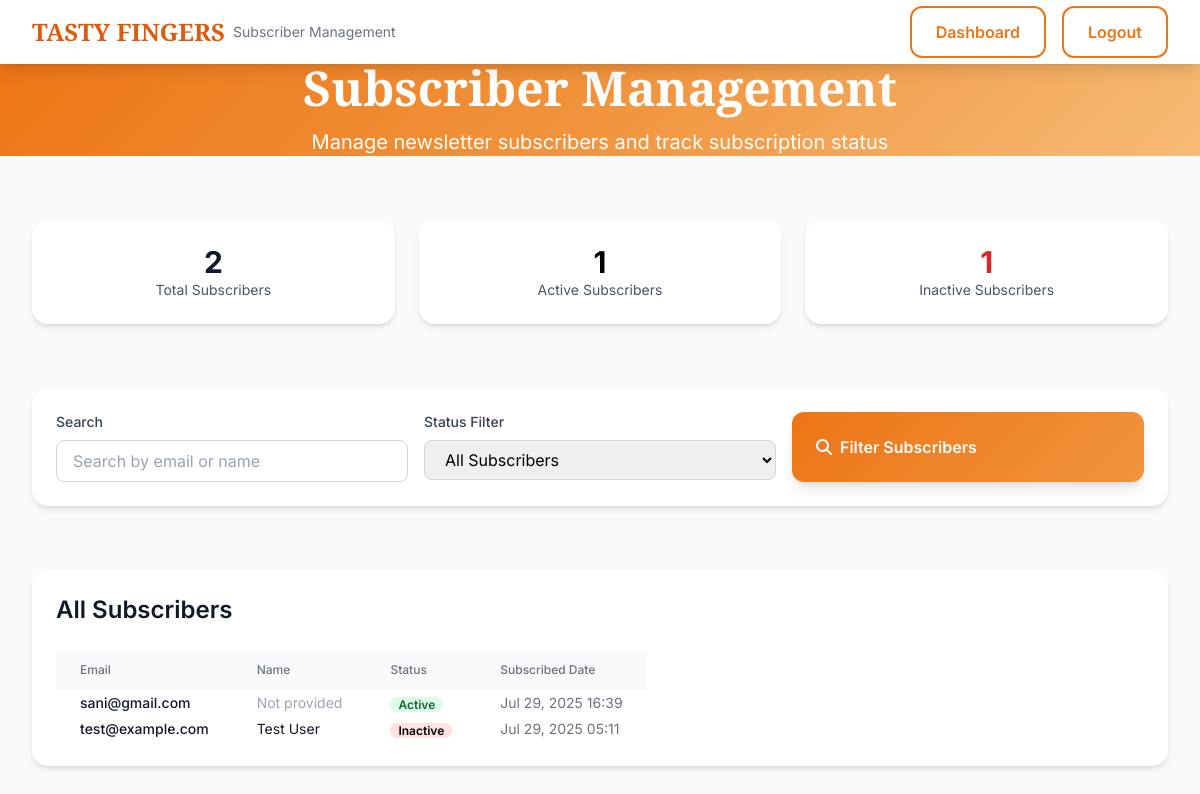
Before: /accounts/subscriber-management/ (signed in) with the older database file.
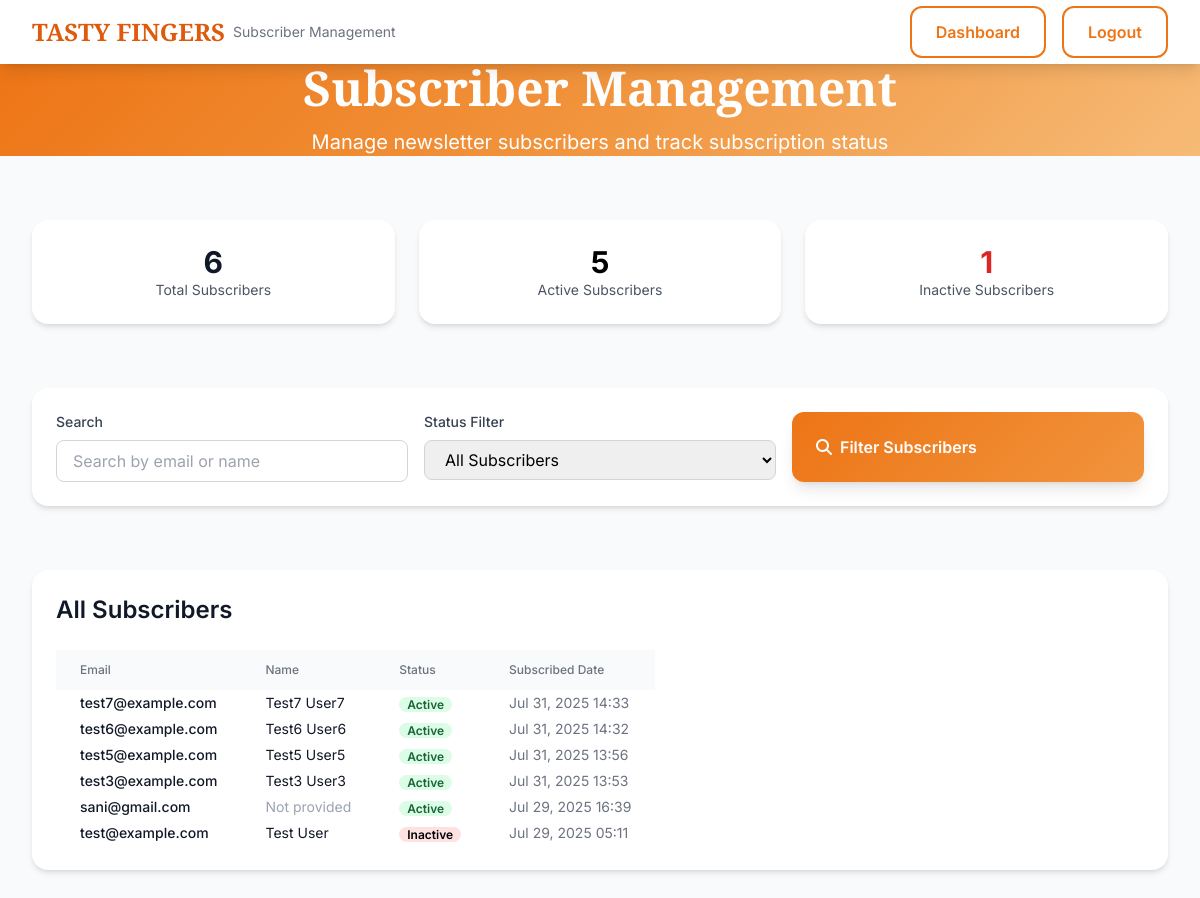
After: the same page with the newer database file.
### api/models.py (models this page shows, shortened)
class NewsletterSubscriber(models.Model):
    email = models.EmailField(unique=True)
    first_name = models.CharField(max_length=100, blank=True)
    last_name = models.CharField(max_length=100, blank=True)
    is_active = models.BooleanField(default=True)
    subscribed_at = models.DateTimeField(auto_now_add=True)
    unsubscribed_at = models.DateTimeField(null=True, blank=True)
    class Meta:
        ordering = ['-subscribed_at']

### accounts/views.py (the view)
# urls.py: path('subscriber-management/', subscriber_management, name='subscriber_management'),
@login_required(login_url='login')
def subscriber_management(request):
    try:
        profile = request.user.profile
    except Exception:
        logout(request)
        return redirect('login')
    if profile.role not in ['owner', 'staff']:
        return redirect('dashboard')
    from api.models import NewsletterSubscriber
    status_filter = request.GET.get('status', '')
    search_query = request.GET.get('search', '')
    subscribers = NewsletterSubscriber.objects.all().order_by('-subscribed_at')
    if status_filter == 'active':
        subscribers = subscribers.filter(is_active=True)
    elif status_filter == 'inactive':
        subscribers = subscribers.filter(is_active=False)
    if search_query:
        subscribers = subscribers.filter(
            Q(email__icontains=search_query) |
            Q(first_name__icontains=search_query) |
            Q(last_name__icontains=search_query)
        )
    paginator = Paginator(subscribers, 20)
    page_number = request.GET.get('page')
    page_obj = paginator.get_page(page_number)
    total_subscribers = NewsletterSubscriber.objects.count()
    active_subscribers = NewsletterSubscriber.objects.filter(is_active=True).count()
    inactive_subscribers = NewsletterSubscriber.objects.filter(is_active=False).count()
    context = {
        'page_obj': page_obj,
        'total_subscribers': total_subscribers,
        'active_subscribers': active_subscribers,
        'inactive_subscribers': inactive_subscribers,
        'status_filter': status_filter,
        'search_query': search_query,
        'is_owner': profile.role == 'owner',
    }
    return render(request, 'accounts/subscriber_management.html', context)

### accounts/templates/accounts/subscriber_management.html (shortened to what this page needs)
{% load static %}
<!DOCTYPE html>
<html lang="en">
<head>
    <link href="{% static 'output.css' %}" rel="stylesheet">
    <link rel="stylesheet" href="https://cdnjs.cloudflare.com/ajax/libs/font-awesome/6.4.0/css/all.min.css">
</head>
<body class="bg-gray-50 font-sans">
    <nav class="bg-white shadow-lg sticky top-0 z-50">
        <div class="max-w-7xl mx-auto px-4 sm:px-6 lg:px-8">
            <div class="flex justify-between items-center h-16">
                <div class="flex items-center">
                    <h1 class="text-2xl font-display font-bold text-primary-600">TASTY FINGERS</h1>
                    <span class="text-sm text-gray-500 ml-2">Subscriber Management</span>
                </div>
                <div class="flex items-center space-x-4">
                    <a href="{% url 'dashboard' %}" class="btn-outline">Dashboard</a>
                    <a href="{% url 'logout' %}" class="btn-outline">Logout</a>
                </div>
            </div>
        </div>
    </nav>
    <div class="min-h-screen bg-gray-50">
        <section class="hero-gradient py-16">
            <div class="max-w-7xl mx-auto px-4 sm:px-6 lg:px-8">
                <div class="text-center">
                    <h1 class="text-4xl md:text-5xl font-display font-bold text-white mb-4">
                        Subscriber <span class="text-primary-200">Management</span>
                    </h1>
                    <p class="text-xl text-white mb-8 max-w-3xl mx-auto">
                        Manage newsletter subscribers and track subscription status
                    </p>
                </div>
            </div>
        </section>
        <section class="py-8">
            <div class="max-w-7xl mx-auto px-4 sm:px-6 lg:px-8">
                <div class="grid grid-cols-1 md:grid-cols-3 gap-6">
                    <div class="card p-6 text-center">
                        <div class="text-3xl font-bold text-gray-900">{{ total_subscribers }}</div>
                        <div class="text-sm text-gray-600">Total Subscribers</div>
                    </div>
                    <div class="card p-6 text-center">
                        <div class="text-3xl font-bold text-green-600">{{ active_subscribers }}</div>
                        <div class="text-sm text-gray-600">Active Subscribers</div>
                    </div>
                    <div class="card p-6 text-center">
                        <div class="text-3xl font-bold text-red-600">{{ inactive_subscribers }}</div>
                        <div class="text-sm text-gray-600">Inactive Subscribers</div>
                    </div>
                </div>
            </div>
        </section>
        <section class="py-8">
            <div class="max-w-7xl mx-auto px-4 sm:px-6 lg:px-8">
                <div class="card p-6">
                    <form method="GET" class="grid grid-cols-1 md:grid-cols-3 gap-4">
                        <div>
                            <label class="block text-sm font-medium text-gray-700 mb-2">Search</label>
                            <input type="text" name="search" value="{{ search_query }}" placeholder="Search by email or name"
                                   class="w-full px-4 py-2 border border-gray-300 rounded-lg focus:ring-2 focus:ring-primary-500 focus:border-transparent">
                        </div>
                        <div>
                            <label class="block text-sm font-medium text-gray-700 mb-2">Status Filter</label>
                            <select name="status" class="w-full px-4 py-2 border border-gray-300 rounded-lg focus:ring-2 focus:ring-primary-500 focus:border-transparent">
                                <option value="">All Subscribers</option>
                            </select>
                        </div>
                        <div class="flex items-end">
                            <button type="submit" class="btn-primary w-full">
                                <i class="fas fa-search"></i>
                                Filter Subscribers
                            </button>
                        </div>
                    </form>
                </div>
            </div>
        </section>
        <section class="py-8">
            <div class="max-w-7xl mx-auto px-4 sm:px-6 lg:px-8">
                <div class="card p-6">
                    <h2 class="text-2xl font-semibold text-gray-900 mb-6">All Subscribers</h2>
                    {% if page_obj %}
                        <div class="overflow-x-auto">
                            <table class="min-w-full divide-y divide-gray-200">
                                <thead class="bg-gray-50">
                                    <tr>
                                        <th class="px-6 py-3 text-left text-xs font-medium text-gray-500 uppercase tracking-wider">Email</th>
                                        <th class="px-6 py-3 text-left text-xs font-medium text-gray-500 uppercase tracking-wider">Name</th>
                                        <th class="px-6 py-3 text-left text-xs font-medium text-gray-500 uppercase tracking-wider">Status</th>
                                        <th class="px-6 py-3 text-left text-xs font-medium text-gray-500 uppercase tracking-wider">Subscribed Date</th>
                                    </tr>
                                </thead>
                                <tbody class="bg-white divide-y divide-gray-200">
                                    {% for subscriber in page_obj %}
                                    <tr class="hover:bg-gray-50">
                                        <td class="px-6 py-4 whitespace-nowrap text-sm font-medium text-gray-900">{{ subscriber.email }}</td>
                                        <td class="px-6 py-4 whitespace-nowrap text-sm text-gray-900">
                                            {% if subscriber.first_name or subscriber.last_name %}
                                                {{ subscriber.first_name }} {{ subscriber.last_name }}
                                            {% else %}
                                                <span class="text-gray-400">Not provided</span>
                                            {% endif %}
                                        </td>
                                        <td class="px-6 py-4 whitespace-nowrap">
                                            <span class="px-2 inline-flex text-xs leading-5 font-semibold rounded-full
                                                {% if subscriber.is_active %}bg-green-100 text-green-800{% else %}bg-red-100 text-red-800{% endif %}">
                                                {% if subscriber.is_active %}Active{% else %}Inactive{% endif %}
                                            </span>
                                        </td>
                                        <td class="px-6 py-4 whitespace-nowrap text-sm text-gray-500">{{ subscriber.subscribed_at|date:"M d, Y H:i" }}</td>
                                    </tr>
                                    {% endfor %}
                                </tbody>
                            </table>
                        </div>
                    {% else %}
                        <div class="text-center py-12">
                            <i class="fas fa-users text-4xl text-gray-300 mb-4"></i>
                            <h3 class="text-xl font-semibold text-gray-900 mb-2">No Subscribers Found</h3>
                            <p class="text-gray-600">No subscribers match your current filters.</p>
                        </div>
                    {% endif %}
                </div>
            </div>
        </section>
    </div>
</body>
</html>

### accounts/templates/accounts/subscriber_management.html (style rules this page uses)
.hero-gradient { background: linear-gradient(135deg, #ed7516 0%, #f1943d 50%, #f6bb77 100%); }
.card { background: white; border-radius: 16px; box-shadow: 0 4px 6px -1px rgba(0, 0, 0, 0.1), 0 2px 4px -1px rgba(0, 0, 0, 0.06); transition: all 0.3s ease; }
.btn-primary { background: linear-gradient(135deg, #ed7516 0%, #f1943d 100%); color: white; padding: 12px 24px; border-radius: 12px; font-weight: 600; transition: all 0.3s ease; border: none; cursor: pointer; display: inline-flex; align-items: center; gap: 8px; }
.btn-outline { background: transparent; color: #ed7516; padding: 12px 24px; border-radius: 12px; font-weight: 600; transition: all 0.3s ease; border: 2px solid #ed7516; cursor: pointer; display: inline-flex; align-items: center; gap: 8px; }

Changed rows visible on the page:
added NewsletterSubscriber: email "test7@example.com", first_name "Test7", last_name "User7", is_active "Active", subscribed_at "Jul 31, 2025 14:33"
added NewsletterSubscriber: email "test6@example.com", first_name "Test6", last_name "User6", is_active "Active", subscribed_at "Jul 31, 2025 14:32"
added NewsletterSubscriber: email "test5@example.com", first_name "Test5", last_name "User5", is_active "Active", subscribed_at "Jul 31, 2025 13:56"
added NewsletterSubscriber: email "test3@example.com", first_name "Test3", last_name "User3", is_active "Active", subscribed_at "Jul 31, 2025 13:53"
Other visible differences:
{{ total_subscribers }}: "2" → "6"
{{ active_subscribers }}: "1" → "5"
